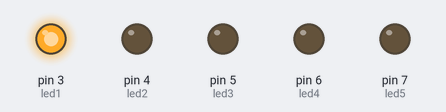
Bench run of a sketch on a simulated Arduino Uno, built with avr-gcc and run on an emulated ATmega328P. On the bench: output pins drawn as LEDs (lit = HIGH).

Above: at 1.0 s.
At 14.0 s:
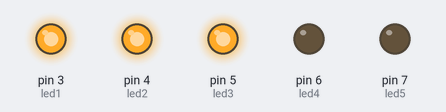
At 25.0 s:
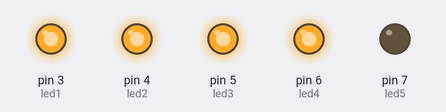
At 27.0 s:
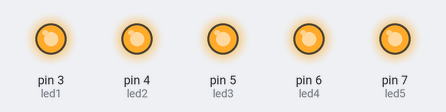
At 29.0 s:
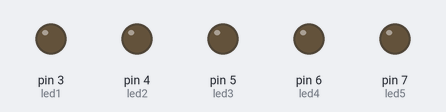
At 33.0 s:
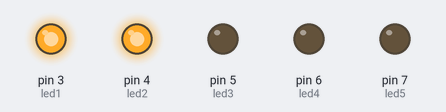
Timing chart, 0 to 39.0 s (numbered marks = the images above):
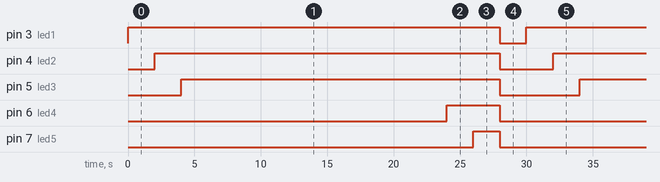

The sketch:

codigo.ino
```cpp
const int led1 = 3;
const int led2 = 4;
const int led3 = 5;
const int led4 = 6;
const int led5 = 7;


void setup()
{
  pinMode(led1, OUTPUT);
  pinMode(led2, OUTPUT);
  pinMode(led3, OUTPUT);
  pinMode(led4, OUTPUT);
  pinMode(led5, OUTPUT);

}

void loop()
{
  digitalWrite(led1, HIGH);
  delay(2000);
  digitalWrite(led2, HIGH);
  delay(2000);
  digitalWrite(led3, HIGH);
  delay(20000);
  digitalWrite(led4, HIGH);
  delay(2000);
  digitalWrite(led5, HIGH);
  delay(2000);

  digitalWrite(led1, LOW);
  digitalWrite(led2, LOW);
  digitalWrite(led3, LOW);
  digitalWrite(led4, LOW);
  digitalWrite(led5, LOW);
  delay(2000);

}
```

Measured:
- by itself, pin 3 (led1): alternates HIGH for 28.0 s and LOW for 2.0 s
- by itself, pin 4 (led2): alternates HIGH for 26.0 s and LOW for 4.0 s
- by itself, pin 5 (led3): alternates HIGH for 24.0 s and LOW for 6.0 s
- by itself, pin 6 (led4): alternates HIGH for 4.0 s and LOW for 26.0 s
- by itself, pin 7 (led5): alternates HIGH for 2.0 s and LOW for 28.0 s
